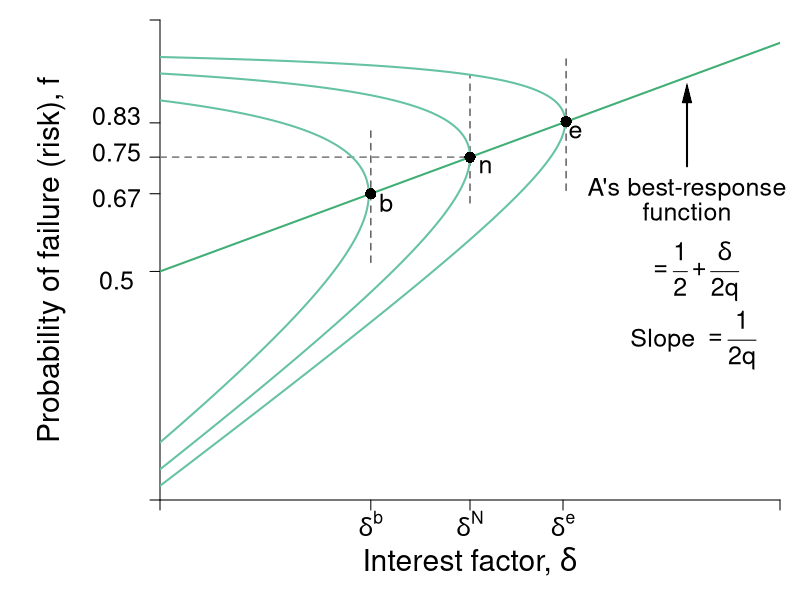

Reproduce this figure in R.
#Graph Designer: Simon Halliday
#Authors: Bowles, Foley and Halliday
#Title: Coordination, Conflict and Competition: A Text in Microeconomics

library(shape)
pdf(file = "credit/non_contractual_brf_part_b.pdf", width = 8, height = 6)

#Set parameters for graphics
axislabelsize <- 1.8
labelsize <- 1.5
namesize <- 1.8
annotatesize <- 1.5
graphlinewidth <- 2
segmentlinewidth <- 1.5

COL <- c("#7fc97f", "#beaed4", "#fdc086", "#ffff99", "#386cb0", "#f0027f", "#bf5b17", "#666666")
COLA <- c("#e0f3db", "#99d8c9","#66c2a4","#41ae76", "#238b45", "#005824")
COLB <- c("#c6dbef", "#4eb3d3", "#2b8cbe", "#0868ac","#084081")
grays <- gray.colors(25, start = 1, end = 0)

#Edited the margins to cater for the larger LHS labels
par(mar =  c(5, 8, 1, 1))

brfFn <- function(delta, mu = 1) {
  .5 + (delta / (2 * mu)) 
}

isoreturnFn <- function(delta, pi=0.125) {
  1 - (pi)/delta
}


yFn <- function(d1, f1, mu = 1){
  mu*f1*(1 - f1) - d1*(1 - f1)
}

ylow <- function(delta, mu = 1, ybar = 0.03){
  (-sqrt(delta^2 - 2*delta*mu + mu^2 - 4*mu*ybar) + delta + mu)/(2*mu)
}

yhigh <- function(delta, mu = 1, ybar = 0.03){
  (sqrt(delta^2 - 2*delta*mu + mu^2 - 4*mu*ybar) + delta + mu)/(2*mu)
}

xlims <- c(0, 1)
ylims <- c(0, 1.05)

npts <- 501 
d1 <- seq(xlims[1], xlims[2], length.out = npts)
f1 <- seq(ylims[1], ylims[2], length.out = npts) 
a <- c(0.03, 0.0625, 0.11)

plot(0, 0, xlim = xlims, ylim = ylims, type = "n",
     xlab = expression(paste("")),
     ylab = expression(paste("")), 
     xaxt = "n", 
     yaxt = "n", 
     cex.lab = axislabelsize, 
     bty = "n", 
     xaxs = "i", 
     yaxs = "i"
)


# ticksy <- seq(from = 0, to = ylims[2], by = 0.1)
# ylabels <- seq(from = 0, to = ylims[2], by = 0.1)
# ticksx <- seq(from = 0, to = xlims[2], by = 0.1)
# xlabels <- seq(from = 0, to = xlims[2], by = 0.1)
ticksy <- c(ylims[1], 0.5, brfFn(delta = 0.34), brfFn(delta = 0.5), brfFn(delta = 0.65), ylims[2])
ylabels <- c(NA, NA, NA, NA, NA, NA, NA)
#ylabels <- c(NA, expression(paste(f == frac(1,2))), expression(paste(f^d)), expression(paste(f*(delta^L) )),  expression(paste(f*(delta^n) == frac(3,4))),expression(paste(f*(delta^H) )), expression(paste(f^e)), NA)
ticksx <- c(xlims[1], 0.34, 0.5, 0.65, xlims[2])
xlabels <- c(NA,  expression(paste(delta^b)), expression(paste(delta^N)), expression(paste(delta^e)), NA)

axis(1, at = ticksx, pos = 0, labels = xlabels, cex.axis = labelsize)
axis(2, at = ticksy, pos = 0, labels = ylabels, las = 1,cex.axis = labelsize)

#ylabels <- c(NA, expression(paste(f == frac(1,2))), expression(paste(f^d)), expression(paste(f*(delta^L) )),  expression(paste(f*(delta^n) == frac(3,4))),expression(paste(f*(delta^H) )), expression(paste(f^e)), NA)
# text(-0.0905, 0.48, expression(paste(frac(1,2) == f)), cex = labelsize, xpd =TRUE)
# # text(-0.05, 0.58, expression(paste(f^d)), cex = labelsize, xpd =TRUE)
# text(-0.07, 0.66, expression(paste(f*(delta^L) )), cex = labelsize, xpd =TRUE)
# text(-0.105, 0.76, expression(paste(frac(3,4) == f*(delta^n) )), cex = labelsize, xpd =TRUE)
# text(-0.07, 0.84, expression(paste(f*(delta^n))), cex = labelsize, xpd =TRUE)
# text(-0.07, 0.93, expression(paste(f*(delta^H) )), cex = labelsize, xpd =TRUE)
# text(-0.05, 1.05, expression(paste(f^e)), cex = labelsize, xpd =TRUE)
# 
# y-labels with numeric values
text(-0.07, 0.48, expression(paste(0.50)), cex = labelsize, xpd = TRUE)
# text(-0.07, 0.58, expression(paste(0.57)), cex = labelsize, xpd = TRUE)
text(-0.07, 0.66, expression(paste(0.67)), cex = labelsize, xpd = TRUE)
text(-0.07, 0.76, expression(paste(0.75)), cex = labelsize, xpd = TRUE)
text(-0.07, 0.84, expression(paste(0.83)), cex = labelsize, xpd = TRUE)
# text(-0.07, 0.93, expression(paste(0.93)), cex = labelsize, xpd = TRUE)
# text(-0.07, 1.05, expression(paste(1.05)), cex = labelsize, xpd =TRUE)

npts <- 503 
xx1 <- seq(xlims[1], xlims[2], length.out = npts)
xx2 <- seq(0, 1, length.out = npts)

#Draw the graphs
lines(xx1, brfFn(xx1), col = COLA[4], lwd = graphlinewidth)

#Axis labels
mtext(expression(paste("Interest factor, ", delta)), side = 1, line = 3, cex = axislabelsize)
text(-0.175, 0.5*(ylims[2]), expression(paste("Probability of failure (risk), ", f)), xpd = TRUE, cex = axislabelsize, srt = 90) 



segments(0.5, 0.65, 0.5, yhigh(delta = 0.5), lty = 2, col = grays[22] , lwd = segmentlinewidth)
#segments(0, yhigh(delta = 0.5), 0.5, yhigh(delta = 0.5), lty = 2, col = grays[20] , lwd = segmentlinewidth)
#segments(0, ylow(delta = 0.5), 0.5, ylow(delta = 0.5), lty = 2, col = grays[20] , lwd = segmentlinewidth)

segments(0.34, brfFn(delta = 0.34) - 0.15, 0.34, brfFn(delta = 0.34) + 0.15, lty = 2, col = grays[22] , lwd = segmentlinewidth)
segments(0.655, brfFn(delta = 0.655) - 0.15, 0.655, brfFn(delta = 0.655) + 0.15, lty = 2, col = grays[22] , lwd = segmentlinewidth)
segments(0, brfFn(delta = 0.5), 0.5, brfFn(delta = 0.5), lty = 2, col = grays[20] , lwd = segmentlinewidth)

# 
# segments(8, 0, 8,indiffA(x = 8)  , lty = 2, col = "gray" , lwd = segmentlinewidth)
# segments(0, indiffA(x = 8) , 8,indiffA(x = 8)  , lty = 2, col = "gray" , lwd = segmentlinewidth)

#Contour lines
contour(d1, f1,
        outer(d1, f1, yFn),
        drawlabels = FALSE,
        col = COLA[3],
        lwd = graphlinewidth,
        levels = a,
        xaxs = "i",
        yaxs = "i",
        add = TRUE)

text(0.5 + 0.025, brfFn(delta = 0.5) - 0.02, expression(paste(n)), cex = labelsize)
points(0.5, brfFn(delta = 0.5), pch = 16, col = "black", cex = 1.5)
text(0.34 + 0.025, brfFn(delta = 0.34) - 0.02, expression(paste(b)), cex = labelsize)
points(0.34, brfFn(delta = 0.34), pch = 16, col = "black", cex = 1.5)
text(0.65 + 0.02, brfFn(delta = 0.65) - 0.02, expression(paste(e)), cex = labelsize)
points(0.655, brfFn(delta = 0.655), pch = 16, col = "black", cex = 1.5)

# text(0.5+ 0.02, ylow(delta = 0.5) - 0.02, expression(paste(d)), cex = labelsize)
# points(0.5, ylow(delta = 0.5), pch = 16, col = "black", cex = 1.5)
# text(0.5+ 0.02, yhigh(delta = 0.5) - 0.025, expression(paste(e)), cex = labelsize)
# points(0.5, yhigh(delta = 0.5), pch = 16, col = "black", cex = 1.5)

#text(0.65, 1.01, expression(paste("Iso-expected income curves")), cex = labelsize)

# text(0.3, 1.01, expression(paste(y[1] == y^L)), cex = labelsize)
# text(0.3, 0.88, expression(paste(y[2] == y^{NE})), cex = labelsize)
# text(0.2, 0.75, expression(paste(y[3] == y^H)), cex = labelsize)
# text(0.4, 0.22, expression(Slope), cex = labelsize)
# text(0.4, 0.14, expression(paste(-mrs(delta, f) == frac(1 - f, q*(1 - 2*f) + delta))), cex = labelsize)
# Arrows(0.4, 0.24, 0.4, 0.4, col = "black", lty = 1, lwd = 2, arr.type = "triangle", arr.lwd = 0.5)

text(0.85, 0.68, expression(paste("A's best-response")), cex = labelsize, xpd  = TRUE)
text(0.85, 0.63, expression(paste("function")), cex = labelsize, xpd  = TRUE)

text(0.86, 0.5, expression(paste(phantom() == frac(1,2) + frac(delta, 2*q))), cex = labelsize, xpd  = TRUE)

text(0.86, 0.35, expression(paste("Slope ", phantom() == frac(1, 2*q))), cex = labelsize, xpd  = TRUE)
Arrows(0.85, 0.73, 0.85, 0.89, col = "black", lty = 1, lwd = 2, arr.type = "triangle", arr.lwd = 0.5)

dev.off()
